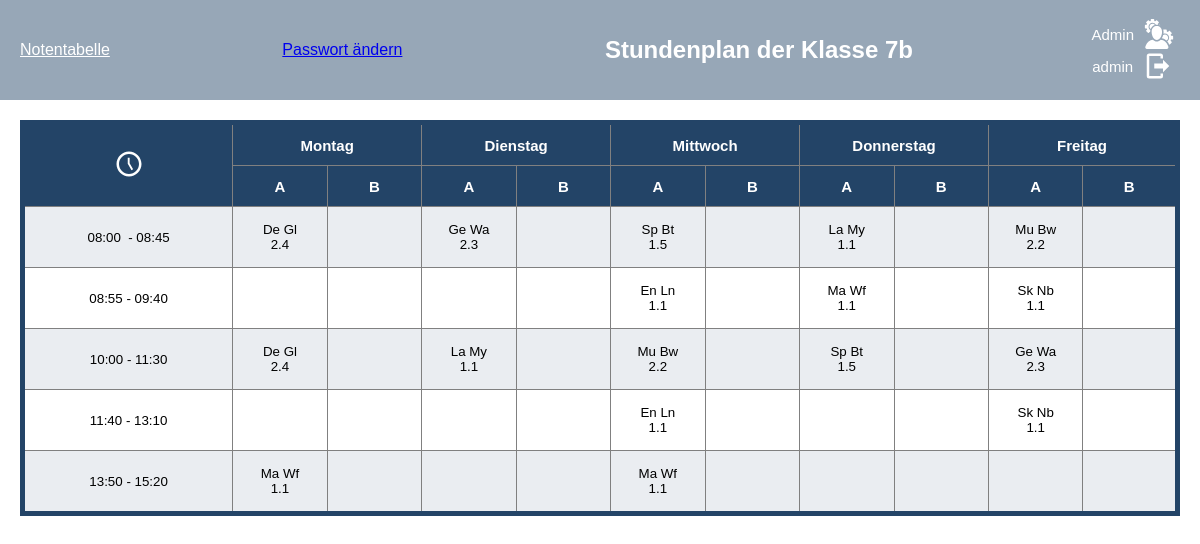
The page /schedule/7b/ (signed in) on the database its author committed.
### stundenplan/models.py (models this page shows, shortened)
class Subject(models.Model):
    abkuerzung = models.CharField(max_length=10, unique=True)
    name = models.CharField(max_length=100, unique=True)
    grade = models.ManyToManyField(Grade, through='Subject_Grade')
    class Meta:
        verbose_name = 'Fach'
        verbose_name_plural = 'Fächer'
    pass

class Teacher(models.Model):
    first_name = models.CharField(max_length=30)
    last_name = models.CharField(max_length=30)
    short_name = models.CharField(max_length=3)
    subjects = models.ManyToManyField(Subject)
    class Meta:
        verbose_name = 'Lehrer'
        verbose_name_plural = 'Lehrer'
    pass

class Room(models.Model):
    room_number = models.CharField(max_length=30, unique=True)
    faecher = models.ManyToManyField(Subject)
    class Meta:
        verbose_name = 'Raum'
        verbose_name_plural = 'Räume'
    def __str__(self):
        return f"{self.room_number}"

### stundenplan/views.py (the view)
# urls.py: path('', index_view, name='index_view'),
@login_required
def index_view(request, bezeichnung):
    user = request.user
    if request.user.is_superuser or request.user.profile.klasse.bezeichnung == bezeichnung:
        context = get_plan(user, bezeichnung)
        return render(request, 'index.html', context)
    else:
        return render(request, '404.html')

### stundenplan/get_plan.py (called while the page is built)
def custom_subject_filter(klasse, lesson_number, weekday, week_choice):
    week_instance = Week.objects.get(week_choice=week_choice)
    lesson = Lesson.objects.filter(
        klasse=klasse,
        lesson_number=lesson_number,
        weekday=weekday,
        week_choice=week_instance,
    ).first()
    return lesson.subject.abkuerzung if lesson else ""

def custom_teacher_filter(klasse, lesson_number, weekday, week_choice):
    week_instance = Week.objects.get(week_choice=week_choice)
    lesson = Lesson.objects.filter(
        klasse=klasse,
        lesson_number=lesson_number,
        weekday=weekday,
        week_choice=week_instance,
    ).first()
    return lesson.teacher.short_name if lesson else ""

def custom_room_filter(klasse, lesson_number, weekday, week_choice):
    week_instance = Week.objects.get(week_choice=week_choice)
    lesson = Lesson.objects.filter(
        klasse=klasse,
        lesson_number=lesson_number,
        weekday=weekday,
        week_choice=week_instance,
    ).first()
    return lesson.room_number if lesson else ""

def set_username(user):
    if user.first_name and user.last_name:
        username = user.first_name + " " + user.last_name
    else:
        username = user.username
    return username

### templates/index.html (shortened to what this page needs)
<!DOCTYPE html>
<html lang="de">
<head>
    {% load static %}
    <link rel="stylesheet" type="text/css" href="{% static 'index.css' %}">
</head>
<body>
    <div class="header">
        <a class="notentabell-view" href="{% url 'index_view' %}">Notentabelle</a>
        <a href="{% url 'change_password' %}">Passwort ändern</a>
        <h1 class="header-heading">Stundenplan der Klasse {{klassenname}}</h1>
        <div class="logout-container" >
            {% if user.is_superuser %}
                <form method="post" action="{% url 'admin:index' %}">
                    <button type="submit" class="logout-button">
                        <a>Admin</a>
                    </button>
                </form>
            {% endif %}
            <form method="post" action="{% url 'logout' %}">
                <button type="submit" class="logout-button">
                    <div>{{username}}</div>
                    <svg class="logout" xmlns="http://www.w3.org/2000/svg" viewBox="0 0 24 24"><path d="M16,17V14H9V10H16V7L21,12L16,17M14,2A2,2 0 0,1 16,4V6H14V4H5V20H14V18H16V20A2,2 0 0,1 14,22H5A2,2 0 0,1 3,20V4A2,2 0 0,1 5,2H14Z" /></svg>
                </button>
            </form>
        </div>
    </div>
    <div class="content">
        <table class="table table-striped table-bordered table-hover doFixed">
            <thead>
                <tr class="darkrow">
                    <th rowspan="2"><svg class="clock" xmlns="http://www.w3.org/2000/svg" viewBox="0 0 24 24"><path d="M12 20C16.4 20 20 16.4 20 12S16.4 4 12 4 4 7.6 4 12 7.6 20 12 20M12 2C17.5 2 22 6.5 22 12S17.5 22 12 22C6.5 22 2 17.5 2 12C2 6.5 6.5 2 12 2M15.3 16.2L14 17L11 11.8V7H12.5V11.4L15.3 16.2Z" /></svg></th>
                    <th colspan="2">Montag</th>
                    <th colspan="2">Dienstag</th>
                    <th colspan="2">Mittwoch</th>
                    <th colspan="2">Donnerstag</th>
                    <th colspan="2">Freitag</th>
                </tr>
                <tr class="darkrow">
                    <th>A</th>
                    <th>B</th>
                    <th>A</th>
                    <th>B</th>
                    <th>A</th>
                    <th>B</th>
                    <th>A</th>
                    <th>B</th>
                    <th>A</th>
                    <th>B</th>
                </tr>
            </thead>
            <tbody>
                <tr class="darkrow 1.Stunde">
                    <td class="breack_word" data-label="Zeit">08:00 &nbsp- 08:45</td>
                    <td data-label="Montag A" colspan="1">{{monA1}}&nbsp;{{monA1Name}}<br>{{monA1Nr}}</td>
                    <td data-label="Montag B" colspan="1">{{monB1}}&nbsp;{{monB1Name}}<br>{{monB1Nr}}</td>
                    <td data-label="Dienstag A" colspan="1">{{tueA1}}&nbsp;{{tueA1Name}}<br>{{tueA1Nr}}</td>
                    <td data-label="Dienstag B" colspan="1">{{tueB1}}&nbsp;{{tueB1Name}}<br>{{tueB1Nr}}</td>
                    <td data-label="Mittwoch A" colspan="1">{{wedA1}}&nbsp;{{wedA1Name}}<br>{{wedA1Nr}}</td>
                    <td data-label="Mittwoch B" colspan="1">{{wedB1}}&nbsp;{{wedB1Name}}<br>{{wedB1Nr}}</td>
                    <td data-label="Donnerstag A" colspan="1">{{thuA1}}&nbsp;{{thuA1Name}}<br>{{thuA1Nr}}</td>
                    <td data-label="Donnerstag B" colspan="1">{{thuB1}}&nbsp;{{thuB1Name}}<br>{{thuB1Nr}}</td>
                    <td data-label="Freitag A" colspan="1">{{friA1}}&nbsp;{{friA1Name}}<br>{{friA1Nr}}</td>
                    <td data-label="Freitag B" colspan="1">{{friB1}}&nbsp;{{friB1Name}}<br>{{friB1Nr}}</td>
                </tr>
                <tr class="2.Stunde">
                    <td data-label="Zeit">08:55 - 09:40</td>
                    <td data-label="Montag A" colspan="1">{{monA2}}&nbsp;{{monA2Name}}<br>{{monA2Nr}}</td>
                    <td data-label="Montag B" colspan="1">{{monB2}}&nbsp;{{monB2Name}}<br>{{monB2Nr}}</td>
                    <td data-label="Dienstag A" colspan="1">{{tueA2}}&nbsp;{{tueA2Name}}<br>{{tueA2Nr}}</td>
                    <td data-label="Dienstag B" colspan="1">{{tueB2}}&nbsp;{{tueB2Name}}<br>{{tueB2Nr}}</td>
                    <td data-label="Mittwoch A" colspan="1">{{wedA2}}&nbsp;{{wedA2Name}}<br>{{wedA2Nr}}</td>
                    <td data-label="Mittwoch B" colspan="1">{{wedB2}}&nbsp;{{wedB2Name}}<br>{{wedB2Nr}}</td>
                    <td data-label="Donnerstag A" colspan="1">{{thuA2}}&nbsp;{{thuA2Name}}<br>{{thuA2Nr}}</td>
                    <td data-label="Donnerstag B" colspan="1">{{thuB2}}&nbsp;{{thuB2Name}}<br>{{thuB2Nr}}</td>
                    <td data-label="Freitag A" colspan="1">{{friA2}}&nbsp;{{friA2Name}}<br>{{friA2Nr}}</td>
                    <td data-label="Freitag B" colspan="1">{{friB2}}&nbsp;{{friB2Name}}<br>{{friB2Nr}}</td>
                </tr>
                <tr class="darkrow 3./4. Stunde">
                    <td data-label="Zeit">10:00 - 11:30</td>
                    <td data-label="Montag A" colspan="1">{{monA3_4}}&nbsp;{{monA3_4Name}}<br>{{monA3_4Nr}}</td>
                    <td data-label="Montag B" colspan="1">{{monB3_4}}&nbsp;{{monB3_4Name}}<br>{{monB3_4Nr}}</td>
                    <td data-label="Dienstag A" colspan="1">{{tueA3_4}}&nbsp;{{tueA3_4Name}}<br>{{tueA3_4Nr}}</td>
                    <td data-label="Dienstag B" colspan="1">{{tueB3_4}}&nbsp;{{tueB3_4Name}}<br>{{tueB3_4Nr}}</td>
                    <td data-label="Mittwoch A" colspan="1">{{wedA3_4}}&nbsp;{{wedA3_4Name}}<br>{{wedA3_4Nr}}</td>
                    <td data-label="Mittwoch B" colspan="1">{{wedB3_4}}&nbsp;{{wedB3_4Name}}<br>{{wedB3_4Nr}}</td>
                    <td data-label="Donnerstag A" colspan="1">{{thuA3_4}}&nbsp;{{thuA3_4Name}}<br>{{thuA3_4Nr}}</td>
                    <td data-label="Donnerstag B" colspan="1">{{thuB3_4}}&nbsp;{{thuB3_4Name}}<br>{{thuB3_4Nr}}</td>
                    <td data-label="Freitag A" colspan="1">{{friA3_4}}&nbsp;{{friA3_4Name}}<br>{{friA3_4Nr}}</td>
                    <td data-label="Freitag B" colspan="1">{{friB3_4}}&nbsp;{{friB3_4Name}}<br>{{friB3_4Nr}}</td>
                </tr>
                <tr class="5./6. Stunde">
                    <td data-label="Zeit">11:40 - 13:10</td>
                    <td data-label="Montag A" colspan="1">{{monA5_6}}&nbsp;{{monA5_6Name}}<br>{{monA5_6Nr}}</td>
                    <td data-label="Montag B" colspan="1">{{monB5_6}}&nbsp;{{monB5_6Name}}<br>{{monB5_6Nr}}</td>
                    <td data-label="Dienstag A" colspan="1">{{tueA5_6}}&nbsp;{{tueA5_6Name}}<br>{{tueA5_6Nr}}</td>
                    <td data-label="Dienstag B" colspan="1">{{tueB5_6}}&nbsp;{{tueB5_6Name}}<br>{{tueB5_6Nr}}</td>
                    <td data-label="Mittwoch A" colspan="1">{{wedA5_6}}&nbsp;{{wedA5_6Name}}<br>{{wedA5_6Nr}}</td>
                    <td data-label="Mittwoch B" colspan="1">{{wedB5_6}}&nbsp;{{wedB5_6Name}}<br>{{wedB5_6Nr}}</td>
                    <td data-label="Donnerstag A" colspan="1">{{thuA5_6}}&nbsp;{{thuA5_6Name}}<br>{{thuA5_6Nr}}</td>
                    <td data-label="Donnerstag B" colspan="1">{{thuB5_6}}&nbsp;{{thuB5_6Name}}<br>{{thuB5_6Nr}}</td>
                    <td data-label="Freitag A" colspan="1">{{friA5_6}}&nbsp;{{friA5_6Name}}<br>{{friA5_6Nr}}</td>
                    <td data-label="Freitag B" colspan="1">{{friB5_6}}&nbsp;{{friB5_6Name}}<br>{{friB5_6Nr}}</td>
                </tr>
                <tr class="darkrow 7./8. Stunde">
                    <td data-label="Zeit">13:50 - 15:20</td>
                    <td data-label="Montag A" colspan="1">{{monA7_8}}&nbsp;{{monA7_8Name}}<br>{{monA7_8Nr}}</td>
                    <td data-label="Montag B" colspan="1">{{monB7_8}}&nbsp;{{monB7_8Name}}<br>{{monB7_8Nr}}</td>
                    <td data-label="Dienstag A" colspan="1">{{tueA7_8}}&nbsp;{{tueA7_8Name}}<br>{{tueA7_8Nr}}</td>
                    <td data-label="Dienstag B" colspan="1">{{tueB7_8}}&nbsp;{{tueB7_8Name}}<br>{{tueB7_8Nr}}</td>
                    <td data-label="Mittwoch A" colspan="1">{{wedA7_8}}&nbsp;{{wedA7_8Name}}<br>{{wedA7_8Nr}}</td>
                    <td data-label="Mittwoch B" colspan="1">{{wedB7_8}}&nbsp;{{wedB7_8Name}}<br>{{wedB7_8Nr}}</td>
                    <td data-label="Donnerstag A" colspan="1">{{thuA7_8}}&nbsp;{{thuA7_8Name}}<br>{{thuA7_8Nr}}</td>
                    <td data-label="Donnerstag B" colspan="1">{{thuB7_8}}&nbsp;{{thuB7_8Name}}<br>{{thuB7_8Nr}}</td>
                    <td data-label="Freitag A" colspan="1">{{friA7_8}}&nbsp;{{friA7_8Name}}<br>{{friA7_8Nr}}</td>
                    <td data-label="Freitag B" colspan="1">{{friB7_8}}&nbsp;{{friB7_8Name}}<br>{{friB7_8Nr}}</td>
                </tr>
            </tbody>
        </table>
    </div>
</body>
</html>

### static/index.css (style rules this page uses)
:root { --background-color: #ffffff; --second-background-color: #E5E1DA; --darkrow: #23456718; --dark-accent: rgb(35,68,103); --ligth-accent: #b1dae7; --dark-font: #27374D; --ligth-font: white; }
body { display: flex; justify-content: center; align-items: center; flex-direction: column; font-family: Arial, Helvetica, sans-serif; background-color: var(--background-color); margin: 0; padding: 0; }
.header { position: fixed; background-color: #97a7b7; width: 100%; left: 0; top: 0; color: var(--ligth-font); display: flex; align-items: center; justify-content: space-between; height: 100px; padding: 0 20px; box-sizing: border-box; }
.header-heading { padding-left: 30px; font-size: 1.5rem; }
.logout-container { display: flex; align-items: center; flex-direction: column; }
.logout { height: 30px; width: 30px; fill: var(--ligth-font); }
.logout-button { background-color: transparent; color: var(--ligth-font); border: none; font-size: 15px; cursor: pointer; display: flex; align-items: center; gap: 10px; }
.content { margin-top: 100px; width: 100%; overflow-x: auto; padding: 20px; box-sizing: border-box; }
table { table-layout: fixed; width: 100%; max-width: 1200px; margin: 0 auto; border-collapse: collapse; border: var(--dark-accent) solid 5px; }
th, td { width: 10%; height: 50px; text-align: center; vertical-align: middle; font-size: 10pt; padding: 5px; border: 1px solid gray; word-wrap: break-word; overflow-wrap: break-word; }
th { background-color: var(--dark-accent); color: var(--ligth-font); font-size: 15px !important; height: 30px !important; }
th:last-child, td:last-child { width: 10% !important; }
tbody tr { height: 50px; }
.darkrow { background-color: var(--darkrow); }
.clock { height: 30px; width: auto; color: var(--ligth-font); fill: var(--ligth-font); }
.notentabell-view { color: var(--ligth-font); text-decoration: underline; cursor: pointer; }

### rows shown on the page
Subject: abkuerzung "De"
Teacher: short_name "Gl"
Room: room_number "2.4"
Subject: abkuerzung "Ge"
Teacher: short_name "Wa"
Room: room_number "2.3"
Subject: abkuerzung "Sp"
Teacher: short_name "Bt"
Room: room_number "1.5"
Subject: abkuerzung "La"
Teacher: short_name "My"
Room: room_number "1.1"
Subject: abkuerzung "Mu"
Teacher: short_name "Bw"
Room: room_number "2.2"
Subject: abkuerzung "En"
Teacher: short_name "Ln"
Subject: abkuerzung "Ma"
Teacher: short_name "Wf"
Subject: abkuerzung "Sk"
Teacher: short_name "Nb"

### other values the page prints
{{ klassenname }} "7b"
{{ username }} "admin"
